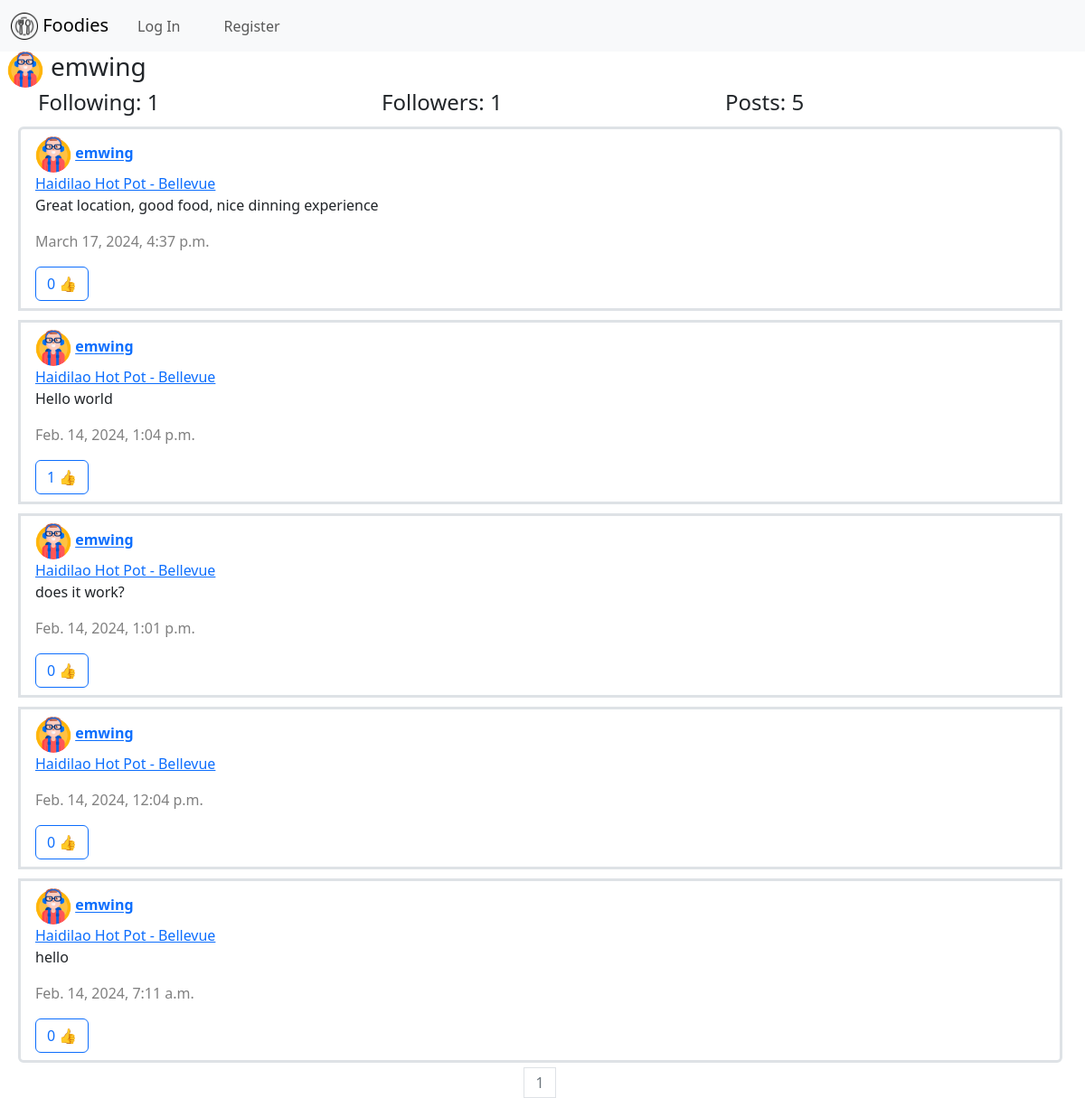
The page /profile/2 on the database its author committed.
### restaurant/models.py (models this page shows, shortened)
class User(AbstractUser):
    pass

class Profile(models.Model):
    user = models.OneToOneField(User, primary_key=True, on_delete=models.CASCADE)
    name = models.CharField(max_length=200, null=True)
    phone = models.CharField(max_length=200, null=True, blank=True)
    profile_pic = models.ImageField(default="profile.png")
    date_created = models.DateTimeField(auto_now_add=True, null=True)

class Post(models.Model):
    user = models.ForeignKey(User, on_delete=models.CASCADE, related_name="user")
    restaurant = models.ForeignKey(Restaurant, on_delete=models.CASCADE, related_name="restaurant")
    content = models.CharField(max_length=1000)
    timestamp = models.DateTimeField(auto_now_add=True)
    like = models.ManyToManyField(User, blank=True, related_name="likes")

class Restaurant(models.Model):
    category = models.ForeignKey(Category, on_delete=models.CASCADE, blank=True, null=True, related_name="category")
    name = models.CharField(max_length=200, blank=False)
    address = models.CharField(max_length=200, blank=False)
    owner = models.ForeignKey(User, on_delete=models.CASCADE, blank=True, null=True, related_name="owner")

### restaurant/views.py (the view)
# urls.py: path("profile/<int:user_id>", views.profile, name="profile"),
def profile(request, user_id):
    posts = Post.objects.filter(user=user_id).order_by("id").reverse()
    p = Paginator(posts, 10)
    print(p.page_range)
    page_number = request.GET.get('page')
    if page_number == None:
        current_page = 1
    else:
        current_page = int(page_number)
    try:
        page_obj = p.get_page(page_number)
    except PageNotAnInteger:
        page_obj = p.page(1)
    except EmptyPage:
        page_obj = p.page(p.num_pages)
    user = User.objects.get(pk=user_id)
    followers = Follow.objects.filter(poster_follower=user.id).count()
    following = Follow.objects.filter(poster=user.id).count()
    try:
        followOrNot = Follow.objects.filter(poster_follower=user.id).filter(poster=request.user.id)
        if len(followOrNot) != 0:
            isFollowing = True
        else:
            isFollowing = False
    except:
        isFollowing = False
    foodie = User.objects.get(pk=user_id)
    return render(request, "restaurant/profile.html", {
        "posts": posts,
        "page_obj": page_obj,
        "username": user.username,
        "foodie": foodie,
        "followers": followers,
        "following": following,
        "isFollowing": isFollowing,
        "current_page": current_page,
    })

### restaurant/templates/restaurant/profile.html (shortened to what this page needs)
{% extends "restaurant/layout.html" %}
{% load static %}
{% block body %}
    <div class="d-flex justify-content-start mx-2">
        <img class"profile-pic mx-2" id="profile-pic" src="{{ foodie.profile.profile_pic.url }}"/>
        <h3 class="mx-2"> {{ username }} </h3>
    </div>
    <div class="container">
        <div class="row d-flex justify-content-center">
            <h4 class="col-4">Following: {{ following }}</h4>
            <h4 class="col-4">Followers: {{ followers }}</h4>
            <h4 class="col-4">Posts: {{ posts.count }}</h4>
        </div>
    </div>
    <div id="posts-detail-view">
        <ul class="list-group">
            {% for post in page_obj.object_list %}
                <li class="list-group-item border-3" data-id="{{ post.id }}">
                    <img class"profile-pic" id="profile-pic" src="{{ post.user.profile.profile_pic.url }}"/>
                    <a href="{% url 'profile' post.user.id %}"><strong> {{ post.user }}</strong></a>
                    <br>
                    <a href="#"> {{post.restaurant.name }}</a>
                    <p id="post-text"> {{ post.content }} </p>
                    <p id="post-timestamp"> {{ post.timestamp }} </p>
                    {% if user in post.like.all %}
                        <button type="button" class="btn btn-outline-danger" id="like"> <span id="number"> {{ post.like.all.count }} </span> &#128077;</button>
                    {% else %}
                        <button type="button" class="btn btn-outline-primary" id="like"> <span id="number"> {{ post.like.all.count }} </span> &#128077;</button>
                    {% endif %}
                </li>
            {% endfor %}
        </ul>
    </div>
    <nav aria-label="Page navigation">
        <ul class="pagination d-flex justify-content-center">
            {% for page_number in page_obj.paginator.page_range %}
                {% if current_page == page_number %}
                    <li class="page-item disabled">
                        <a class="page-link" tabindex="-1" aria-disabled="true" href="?page={{page_number}}">{{page_number}}</a>
                    </li>
                {% else %}
                    <li class="page-item">
                        <a class="page-link" href="?page={{page_number}}">{{page_number}}</a>
                    </li>
                {% endif %}
            {% endfor %}
        </ul>
    </nav>
{% endblock %}

### restaurant/static/restaurant/styles.css (style rules this page uses)
#like { margin: 0px 3px 0px 0px; }
.list-group-item { margin: 5px 20px; }
#post-timestamp { color: gray; }
#profile-pic { width: 40px; height:40px; border-radius: 50%; }
body { height: 100%; }
html, body { height: 100%; }
ul { height: 100%; padding: 0px 5px 0px 20px; }
a { color: gray; }

### rows shown on the page
User: profile.profile_pic (picture), username "emwing"
Post: user.profile.profile_pic (picture), user "emwing", restaurant.name "Haidilao Hot Pot - Bellevue", content "Great location, good food, nice dinning experience", timestamp "March 17, 2024, 4:37 p.m.", like.all.count "0"
Post: user.profile.profile_pic (picture), user "emwing", restaurant.name "Haidilao Hot Pot - Bellevue", content "Hello world", timestamp "Feb. 14, 2024, 1:04 p.m.", like.all.count "1"
Post: user.profile.profile_pic (picture), user "emwing", restaurant.name "Haidilao Hot Pot - Bellevue", content "does it work?", timestamp "Feb. 14, 2024, 1:01 p.m.", like.all.count "0"
Post: user.profile.profile_pic (picture), user "emwing", restaurant.name "Haidilao Hot Pot - Bellevue", timestamp "Feb. 14, 2024, 12:04 p.m.", like.all.count "0"
Post: user.profile.profile_pic (picture), user "emwing", restaurant.name "Haidilao Hot Pot - Bellevue", content "hello", timestamp "Feb. 14, 2024, 7:11 a.m.", like.all.count "0"

### other values the page prints
{{ following }} "1"
{{ followers }} "1"
{{ posts.count }} "5"
{{ page_number }} "1"
